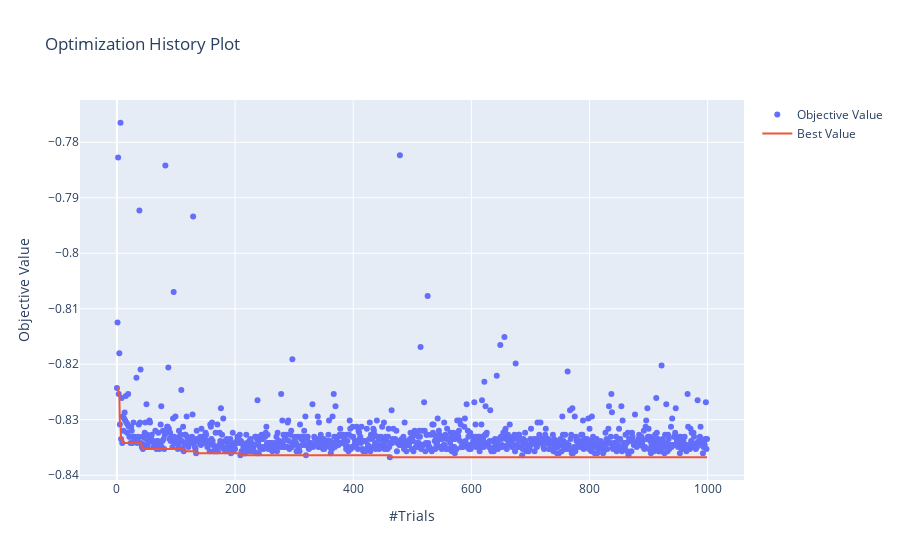

The code cell stored with this chart in its notebook:
### Code cell
# plotting our search history
optuna.visualization.plot_optimization_history(study)

### Figure 1 — Plotly figure (JSON) as saved in the notebook; plotly's stock layout.template omitted (floating-point values rounded to 4 significant figures; data arrays with more than 128 entries replaced by an {"elided": "..."} marker saying what was removed)
{"data": [{"mode": "markers", "name": "Objective Value", "type": "scatter", "x": {"elided": "1000 int values"}, "y": {"elided": "1000 float values"}}, {"name": "Best Value", "type": "scatter", "x": {"elided": "1000 int values"}, "y": {"elided": "1000 float values"}}], "layout": {"title": {"text": "Optimization History Plot"}, "xaxis": {"title": {"text": "#Trials"}}, "yaxis": {"title": {"text": "Objective Value"}}}}
